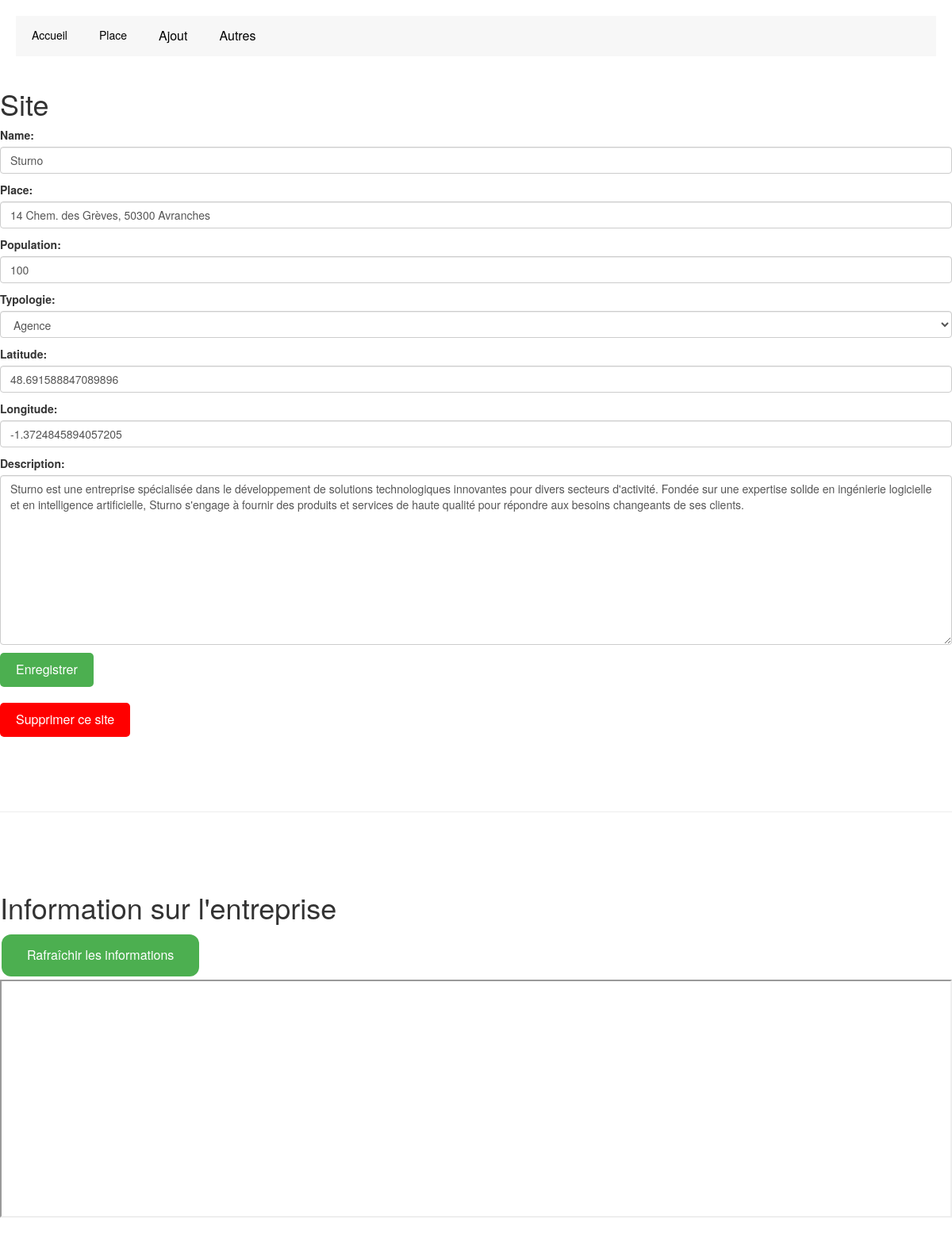
Page /place/10/change/ on the committed database.
### appinfra/models.py (models this page shows, shortened)
class Place(models.Model):
    name = models.fields.CharField(max_length=100)
    place = models.CharField(max_length=100)
    population = models.fields.IntegerField()
    typologie = models.ForeignKey(Typologie, null=True, on_delete=models.SET_NULL)
    latitude = models.CharField(max_length=100)
    longitude = models.CharField(max_length=100)
    description = models.CharField(max_length=1000)

class Typologie(models.Model):
    name = models.fields.CharField(max_length=100)
    description = models.fields.CharField(max_length=1000)
    def __str__(self):
        return f'{self.name}'

### appinfra/views.py (the view)
# urls.py: path('place/<int:id>/change/', views.place_update, name='place_update'),
def place_update(request, id):
    place = get_object_or_404(Place, id=id)
    if request.method == 'POST':
        if 'delete' in request.POST:
            place.delete()
            messages.success(request, f'Le type d\'équipement "{place.name}" a été supprimé avec succès.')
            return redirect('place_list')
        else:
            form = PlaceForm(request.POST, instance=place)
            if form.is_valid():
                form.save()
                messages.success(request, f'Le type d\'équipement "{place.name}" a été mis à jour avec succès.')
                return redirect('place_update', id=place.id)
    else:
        form = PlaceForm(instance=place)
    return render(request, 'place/place_update.html', {'form': form, 'place': place})

### appinfra/forms.py
class PlaceForm(forms.ModelForm):
    class Meta:
        model = Place
        fields = '__all__'
        widgets = {
            'name': forms.TextInput(attrs={'class': 'form-control', 'placeholder': 'Nom du site'}),
            'place': forms.TextInput(attrs={'class': 'form-control', 'placeholder': 'Nom de la place'}),
            'population': forms.NumberInput(attrs={'class': 'form-control', 'placeholder': 'Population'}),
            'typologie': forms.Select(attrs={'class': 'form-control'}),
            'latitude': forms.TextInput(attrs={'class': 'form-control', 'placeholder': 'Latitude'}),
            'longitude': forms.TextInput(attrs={'class': 'form-control', 'placeholder': 'Longitude'}),
            'description': forms.Textarea(attrs={'class': 'form-control', 'placeholder': 'Description'}),
        }

### appinfra/templates/place/place_update.html (shortened to what this page needs)
{% extends 'base.html' %}
{% block content %}
  <h1>Site</h1>
  <form action="" method="post">
    {{ form.as_p }}
    <input class="styled" type="submit" value="Enregistrer">
  </form>
  <form id="deleteForm" action="" method="post" style="margin-top: 20px;">
    <input class="styled_3" type="button" value="Supprimer ce site" onclick="confirmDeletion();">
  </form>
  <br><br><br>
  <hr>
  <br><br><br>
  <h1>Information sur l'entreprise</h1>
  <button class="refresh-button" onclick="refreshIframe()">Rafraîchir les informations</button>
  <iframe id="contenu" frameborder="1" width="100%" height="300"></iframe>
  <br><br><br>  <br><br><br>  <br><br><br>  <br><br><br>
{% endblock %}

### appinfra/templates/base.html (shortened to what this page needs)
{% load static %}
<html>
   <head>
       <link rel="stylesheet" href="{% static '/css/styles.css' %}" />
       <link rel="stylesheet" href="https://maxcdn.bootstrapcdn.com/bootstrap/3.3.7/css/bootstrap.min.css">
   </head>
   <body>
   <div class="ccontent">
       <div class="nnavbar">
           <a href="{% url 'accueil' %}">Accueil</a>
           <a href="{% url 'place_list' %}">Place</a>
           <div class="ddropdown">
               <button class="dropbtn">Ajout</button>
           </div>
           <div class="ddropdown">
               <button class="dropbtn">Autres</button>
           </div>
       </div>
   </div>
   {% block content %}{% endblock %}
</body>
</html>

### static/css/styles.css (style rules this page uses)
.nnavbar { overflow: hidden; background-color: #F7F7F7; }
.nnavbar a { float: left; display: block; color: black; text-align: center; padding: 14px 20px; text-decoration: none; }
.ddropdown { float: left; overflow: hidden; }
.ddropdown .dropbtn { font-size: 16px; border: none; outline: none; color: Black; padding: 14px 20px; background-color: inherit; font-family: inherit; margin: 0; }
.ccontent { padding: 20px; background-color: rgb(255, 255, 255); }
.styled { background-color: #4CAF50; color: white; padding: 10px 20px; font-size: 16px; border: none; border-radius: 5px; cursor: pointer; }
.styled_3 { background-color: red; color: white; padding: 10px 20px; font-size: 16px; border: none; border-radius: 5px; cursor: pointer; }
.refresh-button { background-color: #4CAF50; border: none; color: white; padding: 15px 32px; text-align: center; text-decoration: none; display: inline-block; font-size: 16px; margin: 4px 2px; cursor: pointer; border-radius: 12px; transition: background-color 0.3s; }

### rows in the picture
Place: name "Sturno", place "14 Chem. des Grèves, 50300 Avranches", population "100", typologie "Agence", latitude "48.691588847089896", longitude "-1.3724845894057205", description "Sturno est une entreprise spécialisée dans le développement de solutions technologiques innovantes pour divers secteurs d'activité. Fondée sur une expertise solide en ingénierie logicielle et en intelligence artificielle, Sturno s'engage à fournir des produits et services de haute qualité pour répondre aux besoins changeants de ses clients."
